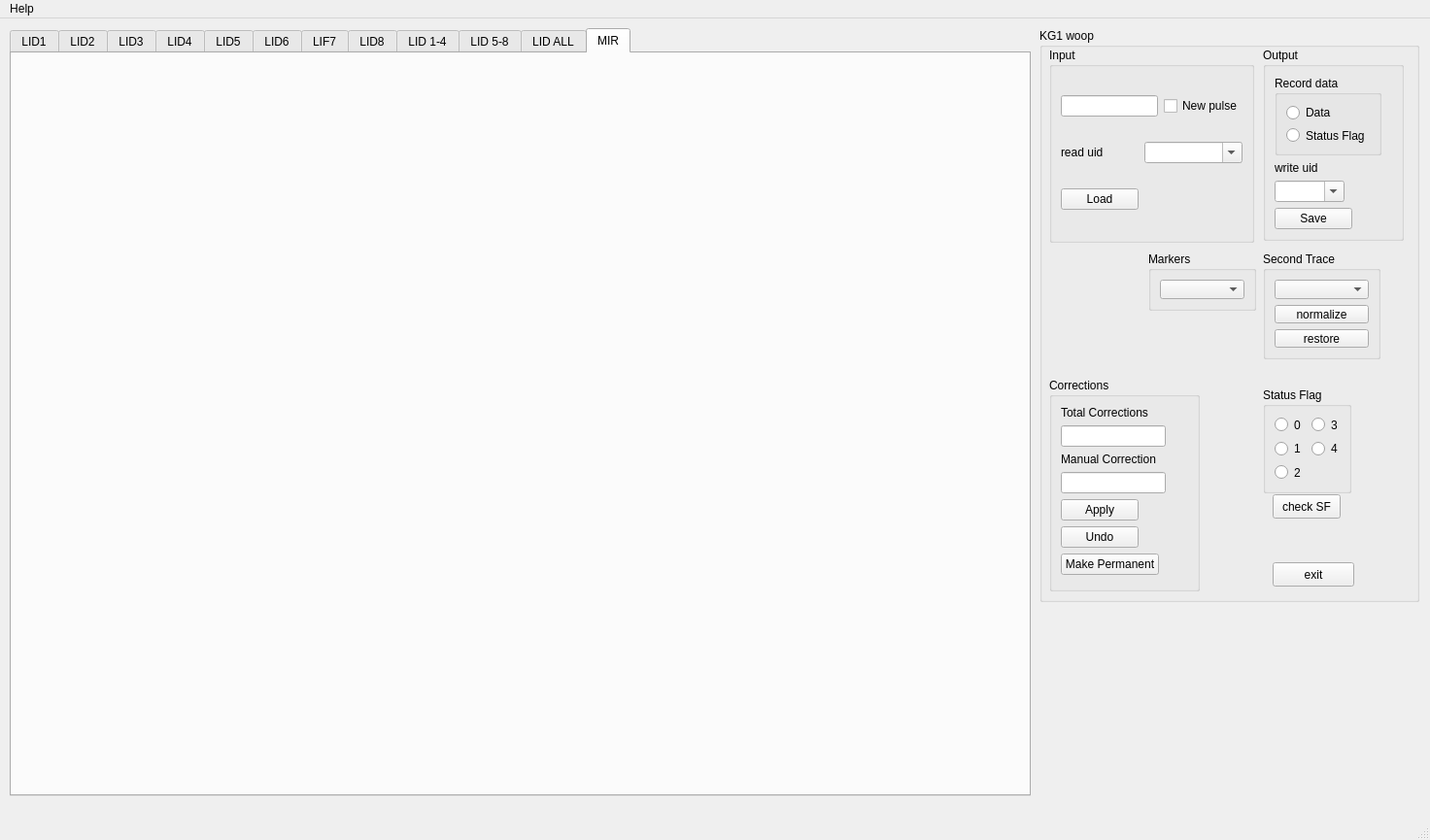
<?xml version="1.0" encoding="UTF-8"?>
<ui version="4.0">
 <class>CORMAT_py</class>
 <widget class="QMainWindow" name="CORMAT_py">
  <property name="geometry">
   <rect>
    <x>0</x>
    <y>0</y>
    <width>1472</width>
    <height>865</height>
   </rect>
  </property>
  <property name="windowTitle">
   <string>MainWindow</string>
  </property>
  <widget class="QWidget" name="centralwidget">
   <widget class="QTabWidget" name="tabWidget">
    <property name="geometry">
     <rect>
      <x>10</x>
      <y>10</y>
      <width>1051</width>
      <height>791</height>
     </rect>
    </property>
    <property name="whatsThis">
     <string>&lt;html&gt;&lt;head/&gt;&lt;body&gt;&lt;p&gt;LID1&lt;/p&gt;&lt;/body&gt;&lt;/html&gt;</string>
    </property>
    <property name="currentIndex">
     <number>11</number>
    </property>
    <widget class="QWidget" name="tab_LID1">
     <attribute name="title">
      <string>LID1</string>
     </attribute>
     <widget class="Canvas" name="widget_LID1" native="true">
      <property name="geometry">
       <rect>
        <x>0</x>
        <y>0</y>
        <width>1041</width>
        <height>781</height>
       </rect>
      </property>
     </widget>
    </widget>
    <widget class="QWidget" name="tab_LID2">
     <attribute name="title">
      <string>LID2</string>
     </attribute>
     <widget class="Canvas" name="widget_LID2" native="true">
      <property name="geometry">
       <rect>
        <x>0</x>
        <y>0</y>
        <width>1041</width>
        <height>781</height>
       </rect>
      </property>
     </widget>
    </widget>
    <widget class="QWidget" name="tab_LID3">
     <attribute name="title">
      <string>LID3</string>
     </attribute>
     <widget class="Canvas" name="widget_LID3" native="true">
      <property name="geometry">
       <rect>
        <x>0</x>
        <y>0</y>
        <width>1041</width>
        <height>781</height>
       </rect>
      </property>
     </widget>
    </widget>
    <widget class="QWidget" name="tab_LID4">
     <attribute name="title">
      <string>LID4</string>
     </attribute>
     <widget class="Canvas" name="widget_LID4" native="true">
      <property name="geometry">
       <rect>
        <x>0</x>
        <y>0</y>
        <width>1041</width>
        <height>781</height>
       </rect>
      </property>
     </widget>
    </widget>
    <widget class="QWidget" name="tab_5">
     <attribute name="title">
      <string>LID5</string>
     </attribute>
     <widget class="Canvas" name="widget_LID5" native="true">
      <property name="geometry">
       <rect>
        <x>0</x>
        <y>0</y>
        <width>1041</width>
        <height>781</height>
       </rect>
      </property>
     </widget>
    </widget>
    <widget class="QWidget" name="tab_6">
     <attribute name="title">
      <string>LID6</string>
     </attribute>
     <widget class="Canvas" name="widget_LID6" native="true">
      <property name="geometry">
       <rect>
        <x>0</x>
        <y>0</y>
        <width>1041</width>
        <height>781</height>
       </rect>
      </property>
     </widget>
    </widget>
    <widget class="QWidget" name="tab_7">
     <attribute name="title">
      <string>LIF7</string>
     </attribute>
     <widget class="Canvas" name="widget_LID7" native="true">
      <property name="geometry">
       <rect>
        <x>0</x>
        <y>0</y>
        <width>1041</width>
        <height>781</height>
       </rect>
      </property>
     </widget>
    </widget>
    <widget class="QWidget" name="tab_8">
     <attribute name="title">
      <string>LID8</string>
     </attribute>
     <widget class="Canvas" name="widget_LID8" native="true">
      <property name="geometry">
       <rect>
        <x>0</x>
        <y>0</y>
        <width>1041</width>
        <height>781</height>
       </rect>
      </property>
     </widget>
    </widget>
    <widget class="QWidget" name="tab_11">
     <attribute name="title">
      <string>LID 1-4</string>
     </attribute>
     <widget class="Canvas" name="widget_LID_14" native="true">
      <property name="geometry">
       <rect>
        <x>0</x>
        <y>0</y>
        <width>1041</width>
        <height>781</height>
       </rect>
      </property>
     </widget>
    </widget>
    <widget class="QWidget" name="tab_12">
     <attribute name="title">
      <string>LID 5-8</string>
     </attribute>
     <widget class="Canvas" name="widget_LID_58" native="true">
      <property name="geometry">
       <rect>
        <x>0</x>
        <y>0</y>
        <width>1041</width>
        <height>781</height>
       </rect>
      </property>
     </widget>
    </widget>
    <widget class="QWidget" name="tab_9">
     <attribute name="title">
      <string>LID ALL</string>
     </attribute>
     <widget class="Canvas" name="widget_LID_ALL" native="true">
      <property name="geometry">
       <rect>
        <x>0</x>
        <y>0</y>
        <width>1041</width>
        <height>781</height>
       </rect>
      </property>
     </widget>
    </widget>
    <widget class="QWidget" name="tab_10">
     <attribute name="title">
      <string>MIR</string>
     </attribute>
     <widget class="Canvas" name="widget_MIR" native="true">
      <property name="geometry">
       <rect>
        <x>0</x>
        <y>0</y>
        <width>1041</width>
        <height>781</height>
       </rect>
      </property>
     </widget>
    </widget>
   </widget>
   <widget class="QGroupBox" name="groupBox_8">
    <property name="geometry">
     <rect>
      <x>1070</x>
      <y>10</y>
      <width>391</width>
      <height>591</height>
     </rect>
    </property>
    <property name="title">
     <string>KG1 woop</string>
    </property>
    <widget class="QGroupBox" name="groupBox_3">
     <property name="geometry">
      <rect>
       <x>10</x>
       <y>20</y>
       <width>211</width>
       <height>201</height>
      </rect>
     </property>
     <property name="title">
      <string>Input</string>
     </property>
     <layout class="QGridLayout" name="gridLayout">
      <item row="0" column="2">
       <widget class="QCheckBox" name="checkBox_newpulse">
        <property name="text">
         <string>New pulse</string>
        </property>
       </widget>
      </item>
      <item row="1" column="1" colspan="2">
       <widget class="QComboBox" name="comboBox_readuid">
        <property name="editable">
         <bool>true</bool>
        </property>
        <property name="insertPolicy">
         <enum>QComboBox::InsertAtTop</enum>
        </property>
       </widget>
      </item>
      <item row="0" column="0" colspan="2">
       <widget class="QLineEdit" name="lineEdit_jpn">
        <property name="text">
         <string/>
        </property>
       </widget>
      </item>
      <item row="2" column="0">
       <widget class="QPushButton" name="button_read_pulse">
        <property name="text">
         <string>Load</string>
        </property>
       </widget>
      </item>
      <item row="1" column="0">
       <widget class="QLabel" name="label">
        <property name="text">
         <string>read uid</string>
        </property>
       </widget>
      </item>
     </layout>
    </widget>
    <widget class="QGroupBox" name="groupBox">
     <property name="geometry">
      <rect>
       <x>230</x>
       <y>20</y>
       <width>145</width>
       <height>199</height>
      </rect>
     </property>
     <property name="title">
      <string>Output</string>
     </property>
     <layout class="QFormLayout" name="formLayout_3">
      <item row="0" column="0">
       <widget class="QGroupBox" name="groupBox_2">
        <property name="title">
         <string>Record data</string>
        </property>
        <layout class="QGridLayout" name="gridLayout_3">
         <item row="0" column="0">
          <widget class="QRadioButton" name="radioButton_storeData">
           <property name="text">
            <string>Data</string>
           </property>
          </widget>
         </item>
         <item row="1" column="0">
          <widget class="QRadioButton" name="radioButton_storeSF">
           <property name="text">
            <string>Status Flag</string>
           </property>
          </widget>
         </item>
        </layout>
       </widget>
      </item>
      <item row="1" column="0">
       <widget class="QLabel" name="label_2">
        <property name="text">
         <string>write uid</string>
        </property>
       </widget>
      </item>
      <item row="2" column="0">
       <widget class="QComboBox" name="comboBox_writeuid">
        <property name="editable">
         <bool>true</bool>
        </property>
       </widget>
      </item>
      <item row="3" column="0">
       <widget class="QPushButton" name="button_save">
        <property name="text">
         <string>Save</string>
        </property>
       </widget>
      </item>
     </layout>
    </widget>
    <widget class="QGroupBox" name="groupBox_5">
     <property name="geometry">
      <rect>
       <x>230</x>
       <y>230</y>
       <width>121</width>
       <height>111</height>
      </rect>
     </property>
     <property name="title">
      <string>Second Trace</string>
     </property>
     <layout class="QGridLayout" name="gridLayout_7">
      <item row="0" column="0">
       <widget class="QComboBox" name="comboBox_2ndtrace"/>
      </item>
      <item row="1" column="0">
       <widget class="QPushButton" name="button_normalize">
        <property name="text">
         <string>normalize</string>
        </property>
       </widget>
      </item>
      <item row="2" column="0">
       <widget class="QPushButton" name="button_restore">
        <property name="text">
         <string>restore</string>
        </property>
       </widget>
      </item>
     </layout>
    </widget>
    <widget class="QGroupBox" name="groupBox_6">
     <property name="geometry">
      <rect>
       <x>10</x>
       <y>360</y>
       <width>155</width>
       <height>220</height>
      </rect>
     </property>
     <property name="title">
      <string>Corrections</string>
     </property>
     <layout class="QFormLayout" name="formLayout">
      <item row="0" column="0">
       <widget class="QLabel" name="label_3">
        <property name="text">
         <string>Total Corrections</string>
        </property>
       </widget>
      </item>
      <item row="1" column="0">
       <widget class="QLineEdit" name="lineEdit_totcorr"/>
      </item>
      <item row="2" column="0">
       <widget class="QLabel" name="label_4">
        <property name="text">
         <string>Manual Correction</string>
        </property>
       </widget>
      </item>
      <item row="3" column="0">
       <widget class="QLineEdit" name="lineEdit_mancorr"/>
      </item>
      <item row="4" column="0">
       <widget class="QPushButton" name="pushButton_apply">
        <property name="text">
         <string>Apply</string>
        </property>
       </widget>
      </item>
      <item row="5" column="0">
       <widget class="QPushButton" name="pushButton_undo">
        <property name="text">
         <string>Undo</string>
        </property>
       </widget>
      </item>
      <item row="6" column="0">
       <widget class="QPushButton" name="pushButton_makeperm">
        <property name="text">
         <string>Make Permanent</string>
        </property>
       </widget>
      </item>
     </layout>
    </widget>
    <widget class="QGroupBox" name="groupBox_statusflag">
     <property name="geometry">
      <rect>
       <x>230</x>
       <y>370</y>
       <width>91</width>
       <height>109</height>
      </rect>
     </property>
     <property name="title">
      <string>Status Flag</string>
     </property>
     <layout class="QFormLayout" name="formLayout_2">
      <item row="0" column="0">
       <widget class="QRadioButton" name="radioButton_statusflag_0">
        <property name="text">
         <string>0</string>
        </property>
       </widget>
      </item>
      <item row="0" column="1">
       <widget class="QRadioButton" name="radioButton_statusflag_3">
        <property name="text">
         <string>3</string>
        </property>
       </widget>
      </item>
      <item row="1" column="0">
       <widget class="QRadioButton" name="radioButton_statusflag_1">
        <property name="text">
         <string>1</string>
        </property>
       </widget>
      </item>
      <item row="1" column="1">
       <widget class="QRadioButton" name="radioButton_statusflag_4">
        <property name="text">
         <string>4</string>
        </property>
       </widget>
      </item>
      <item row="2" column="0">
       <widget class="QRadioButton" name="radioButton_statusflag_2">
        <property name="text">
         <string>2</string>
        </property>
       </widget>
      </item>
     </layout>
    </widget>
    <widget class="QPushButton" name="exit_button">
     <property name="geometry">
      <rect>
       <x>240</x>
       <y>550</y>
       <width>84</width>
       <height>25</height>
      </rect>
     </property>
     <property name="text">
      <string>exit</string>
     </property>
    </widget>
    <widget class="QGroupBox" name="groupBox_9">
     <property name="geometry">
      <rect>
       <x>112</x>
       <y>230</y>
       <width>111</width>
       <height>61</height>
      </rect>
     </property>
     <property name="title">
      <string>Markers</string>
     </property>
     <layout class="QGridLayout" name="gridLayout_8">
      <item row="0" column="0">
       <widget class="QComboBox" name="comboBox_markers"/>
      </item>
     </layout>
    </widget>
    <widget class="QPushButton" name="checkSFbutton">
     <property name="geometry">
      <rect>
       <x>240</x>
       <y>480</y>
       <width>70</width>
       <height>25</height>
      </rect>
     </property>
     <property name="text">
      <string>check SF</string>
     </property>
    </widget>
   </widget>
  </widget>
  <widget class="QMenuBar" name="menubar">
   <property name="geometry">
    <rect>
     <x>0</x>
     <y>0</y>
     <width>1472</width>
     <height>20</height>
    </rect>
   </property>
   <widget class="QMenu" name="menuHelp">
    <property name="title">
     <string>Help</string>
    </property>
    <addaction name="actionHelp"/>
    <addaction name="actionOpen_PDF_guide"/>
   </widget>
   <addaction name="menuHelp"/>
  </widget>
  <widget class="QStatusBar" name="statusbar"/>
  <action name="actionHelp">
   <property name="text">
    <string>Help</string>
   </property>
  </action>
  <action name="actionOpen_PDF_guide">
   <property name="text">
    <string>Open PDF guide</string>
   </property>
  </action>
 </widget>
 <customwidgets>
  <customwidget>
   <class>Canvas</class>
   <extends>QWidget</extends>
   <header location="global">canvas.h</header>
   <container>1</container>
  </customwidget>
 </customwidgets>
 <resources/>
 <connections/>
</ui>
